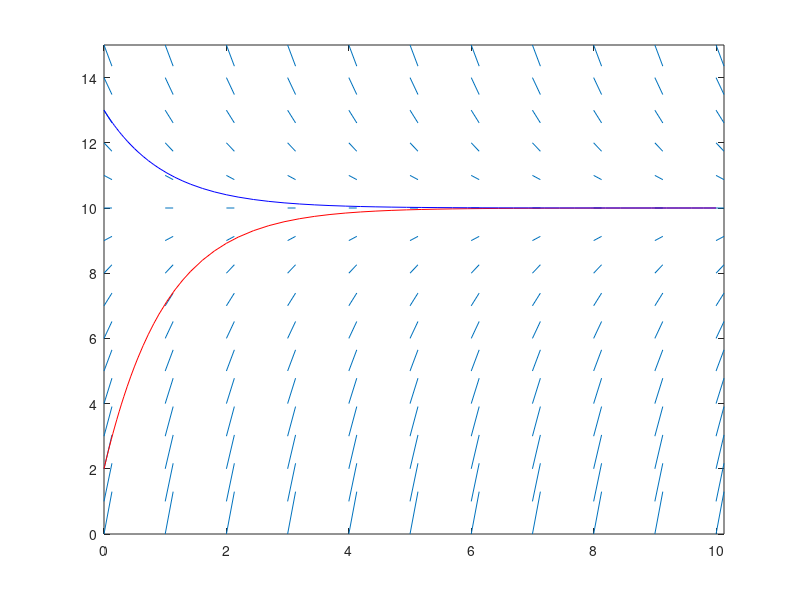

Recreate this plot in MATLAB.
% A script to plot a direction field in Matlab.
% See Page 66 in the Hunt book.

% First, clear out any existing plots or variables:
clear all; close all;

% Define some coordinates:
[T,Y] = meshgrid(0:10,0:15);

% Define the function:
S = 10 - Y;

% Try this one later by "uncommenting" it (remove the % signs):
%[T,Y] = meshgrid(-2:0.2:3, -1:0.2:2);
%S = exp(-T) -2*Y.^2;

% Quiver is a collection of arrows (cute, I know).
% Here, we take arrows of length one, given by the "ones" function.
% The input gridpoints at T and Y, and the direction of each 
% arrow is determined by S, which we have determined above,
% based on coordinates T and Y.
quiver(T,Y,ones(size(S)), S,'AutoScaleFactor', 1,'MaxHeadSize',0);

% The next option just makes the plot have the right ranges.
axis tight;

% Next, we plot an integral curve useing the ode45 tool.
% In this case, we use the right-hand side of the ODE for the input
% function.  That is, we use f(x) = 10 -x to write the ODE as:
%           y' = f(y)
% We also use the "hold on" keyword to plot the two graphs on the same
% window.  
hold on; 
[t,y] = ode45(@(s,x) 10 - x, [0,10],2);
plot(t,y(:,1),'r-');

% Plot another curve with a different initial value:
hold on; 
[t,y] = ode45(@(s,x) 10 - x, [0,10],13);
plot(t,y(:,1),'b-');

% Exercise: Try to use ode45 to plot integral curves for the direction field
% given by:
% S = exp(-T) - 2*Y.^2
% Doing this means you are numerically solving the ode:
% y' = e^(-t) -2y^2
% In MATLAB, the right-hand side is written as
% @(s,x) exp(-s) - 2*x.^2
